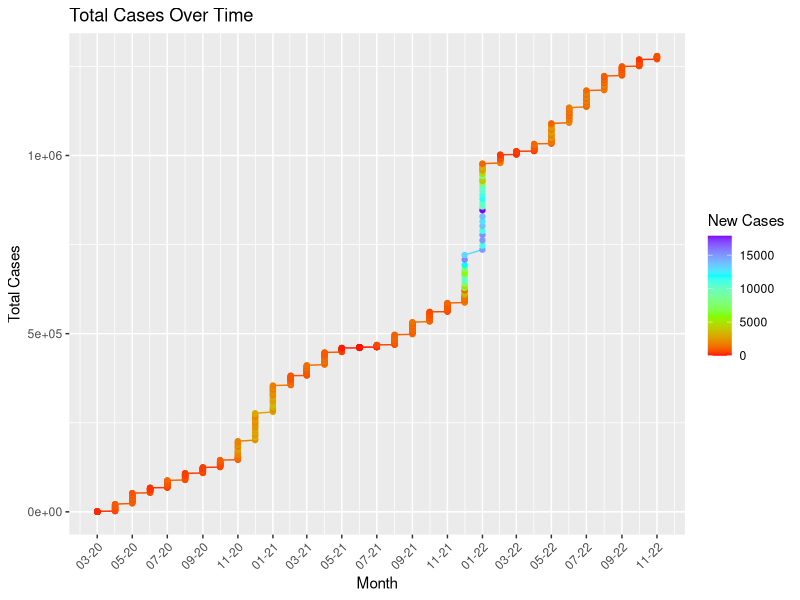
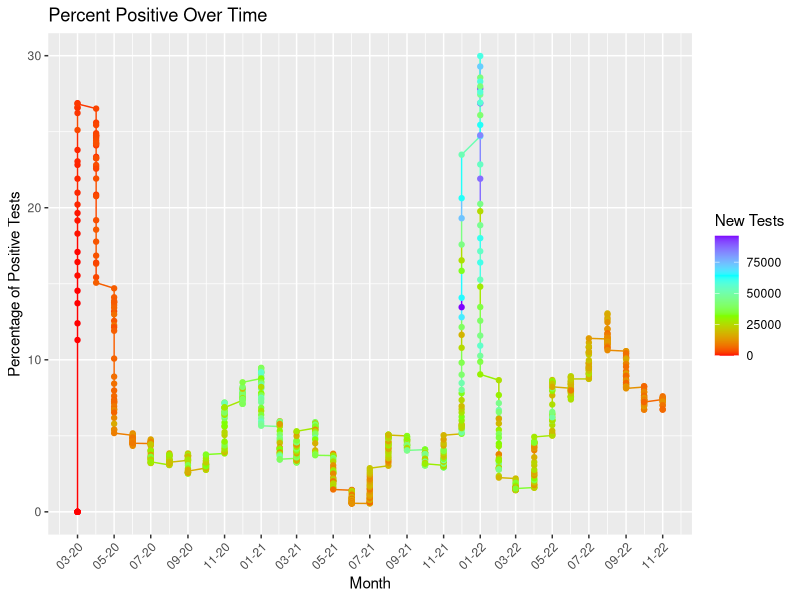
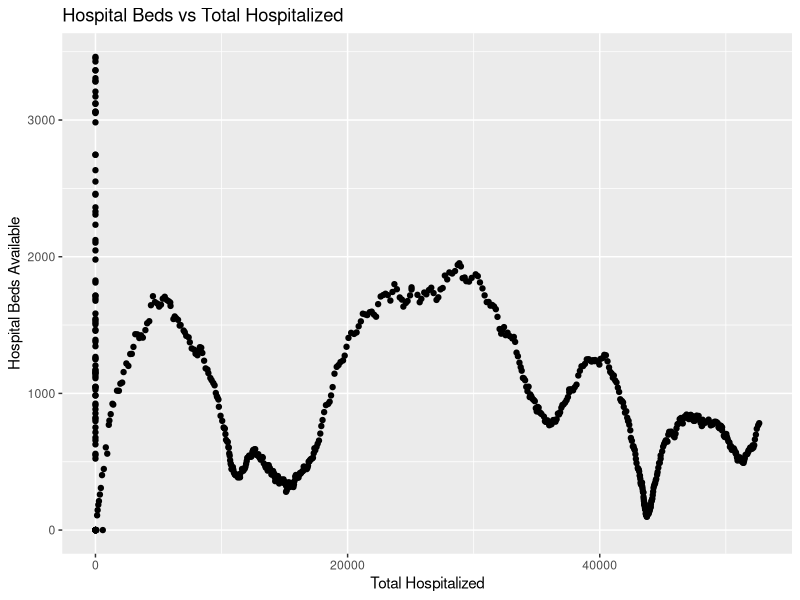
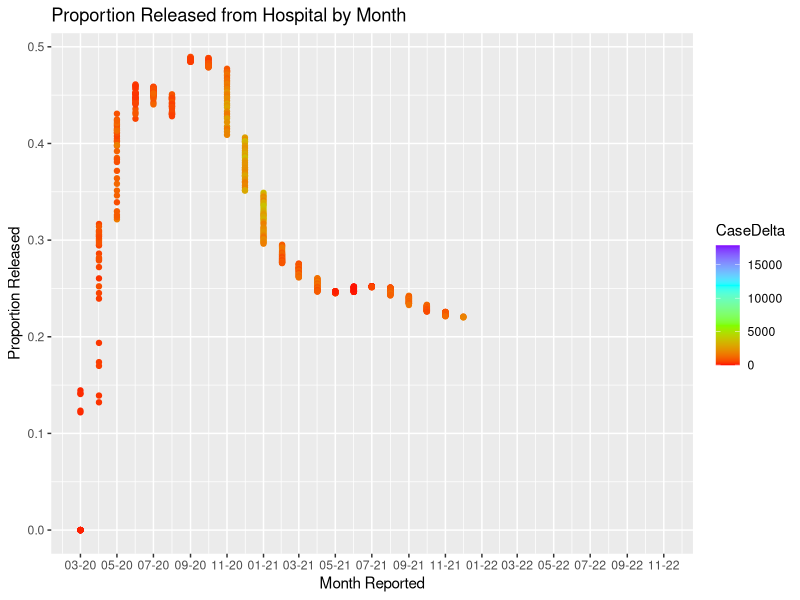
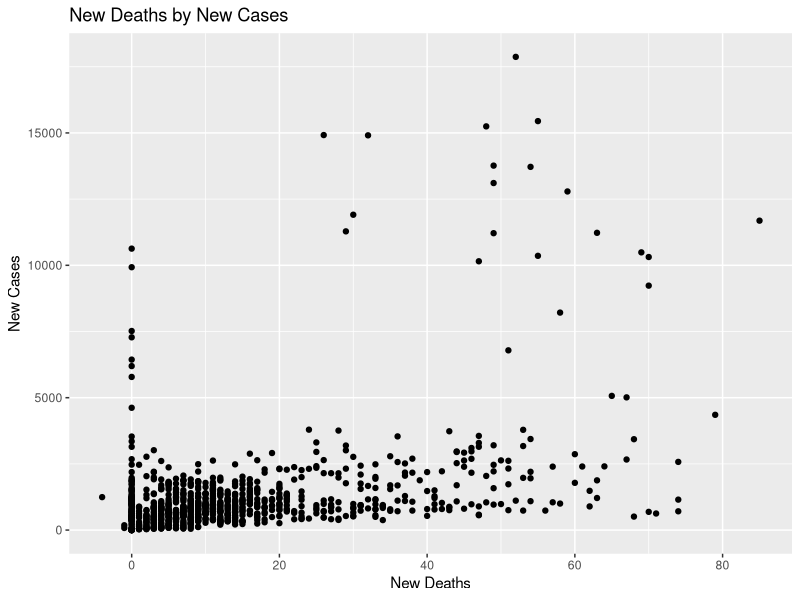
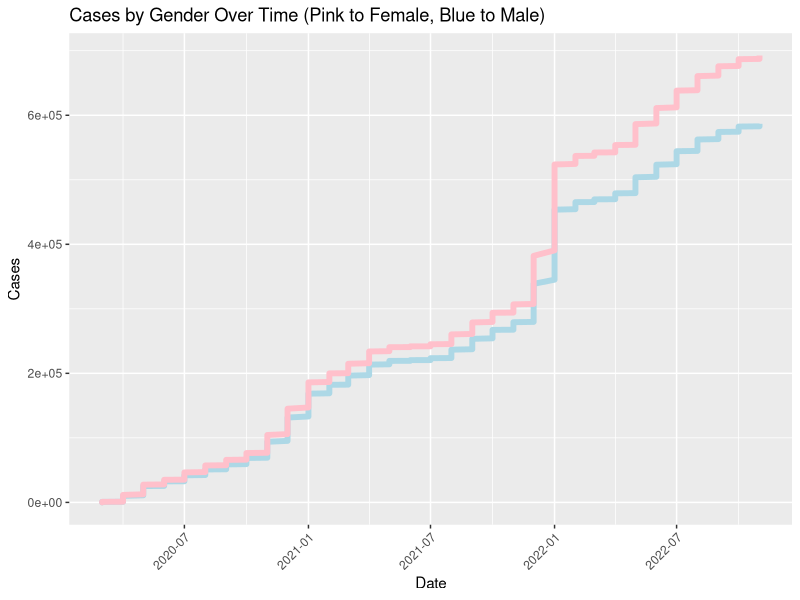
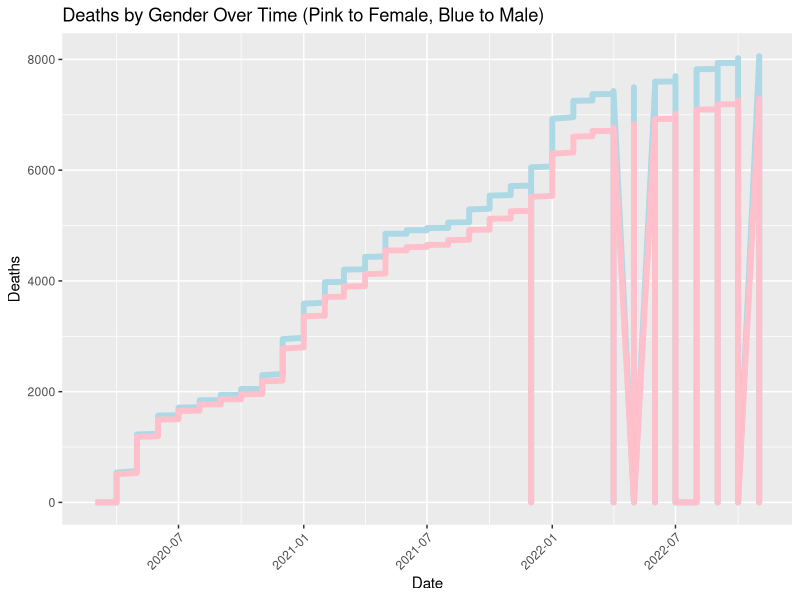
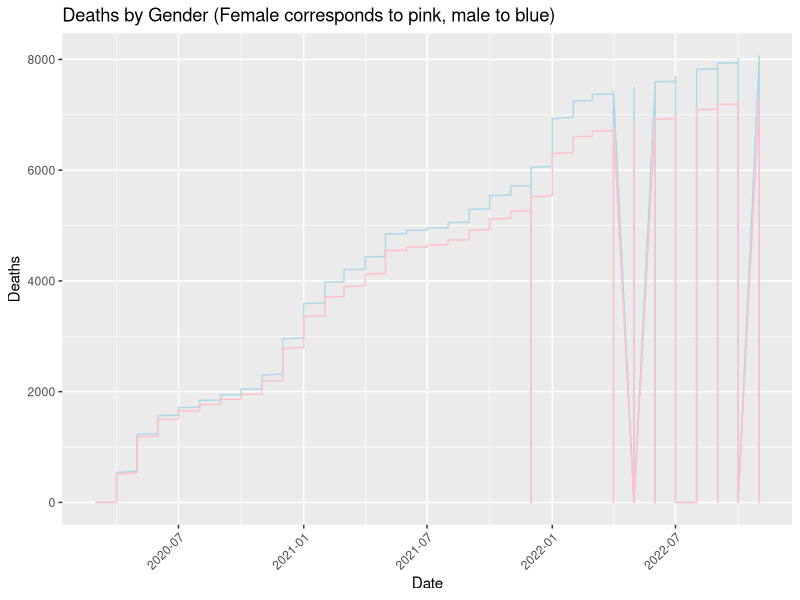

Generate these figures, in order, with R:
## ---- chunk 1
knitr::opts_chunk$set(echo = TRUE)
## ---- chunk 2

library(data.table)
df <- fread('MD_COVID-19_-_MASTER_Case_Tracker.csv')
show(df)
## ---- chunk 3
library(tidyverse)
library(lubridate)
library(dplyr)
## ---- chunk 4


df1 <- df %>% dplyr::mutate(year = year(as.Date(df$ReportDate,format="%m/%d/%Y")),
                 month = lubridate::month(as.Date(df$ReportDate,format="%m/%d/%Y")),
                 day = lubridate::day(as.Date(df$ReportDate,format="%m/%d/%Y")),
                 date = my(format(as.Date(df$ReportDate,format = "%m/%d/%Y"),"%m/%y")))
## ---- chunk 5
ggplot(data=df1, aes(x=df1$date, y=df1$TotalCases, color= df1$CaseDelta)) +
  labs(x = "Month", y = "Total Cases", color = "New Cases") +
  scale_colour_gradientn(colors=rainbow(4)) +
  geom_line()+
  geom_point() +
  scale_x_date(date_labels = "%m-%y",
               date_breaks = "2 month") +
  ggtitle("Total Cases Over Time") +
  theme(axis.text.x = element_text(angle = 45, hjust=1))
## ---- chunk 6
ggplot(data=df1, aes(x=df1$date, y=df1$PosTestPercent, color = df1$TestsDelta)) +
  geom_line() +
  labs(color = "New Tests", x = "Month", y = "Percentage of Positive Tests") +
  scale_colour_gradientn(colors=rainbow(4)) +
  geom_point() +
  scale_x_date(date_labels = "%m-%y",
               date_breaks = "2 month") +
  ggtitle("Percent Positive Over Time") + 
  theme(axis.text.x = element_text(angle = 45, hjust=1))
## ---- chunk 7
ggplot(data=df1, aes(x=df1$total_hospitalized, y=df1$bedsTotal)) +
  xlab("Total Hospitalized") +
  ylab("Hospital Beds Available") +
  ggtitle("Hospital Beds vs Total Hospitalized") +
  geom_point()
## ---- chunk 8
proportion_released = df1$total_released / df1$total_hospitalized
ggplot(data=df1, aes(x=df1$date, y=proportion_released, color=CaseDelta)) +
  scale_colour_gradientn(colors=rainbow(4)) +
  xlab("Month Reported") +
  ylab("Proportion Released") +
  geom_point() +
  scale_x_date(date_labels = "%m-%y",
               date_breaks = "2 month") +
  ggtitle("Proportion Released from Hospital by Month")
  theme(axis.text.x = element_text(angle = 45, hjust=1))

## ---- chunk 9
df1[is.na(df1)] = 0
ggplot(data=df1, aes(x=df1$deathsDelta, y=df1$CaseDelta)) +
  labs(y = "New Cases", x = "New Deaths") +
  geom_point() +
  ggtitle("New Deaths by New Cases")
  geom_abline(color = "red")
## ---- chunk 10

ggp1 <- ggplot(data = df1, aes(x=df1$date)) +       
  geom_line(aes(y = df1$genMale), color = "lightblue", size=2) +
  geom_line(aes(y = df1$genFemale), color = "pink", size=2) +
  labs(x="Date", y="Cases") +
  ggtitle("Cases by Gender Over Time (Pink to Female, Blue to Male)") +
  theme(axis.text.x = element_text(angle = 45, hjust=1))

ggp1     

## ---- chunk 11

ggp1 <- ggplot(data = df1, aes(x=df1$date)) +       
  geom_line(aes(y = df1$deathGenMale), color = "lightblue", size=2) +
  geom_line(aes(y = df1$deathGenFemale), color = "pink", size=2) +
  labs(x="Date", y="Deaths") +
  ggtitle("Deaths by Gender Over Time (Pink to Female, Blue to Male)") +
  theme(axis.text.x = element_text(angle = 45, hjust=1))

ggp1     

## ---- chunk 12

ggp1 <- ggplot(data = df1, aes(x=df1$date)) +       
  geom_line(aes(y = df1$deathGenMale), color = "lightblue") +
  geom_line(aes(y = df1$deathGenFemale), color = "pink") +
  labs(x="Date", y="Deaths") +
  ggtitle("Deaths by Gender (Female corresponds to pink, male to blue)") +
  theme(axis.text.x = element_text(angle = 45, hjust=1))

ggp1     
